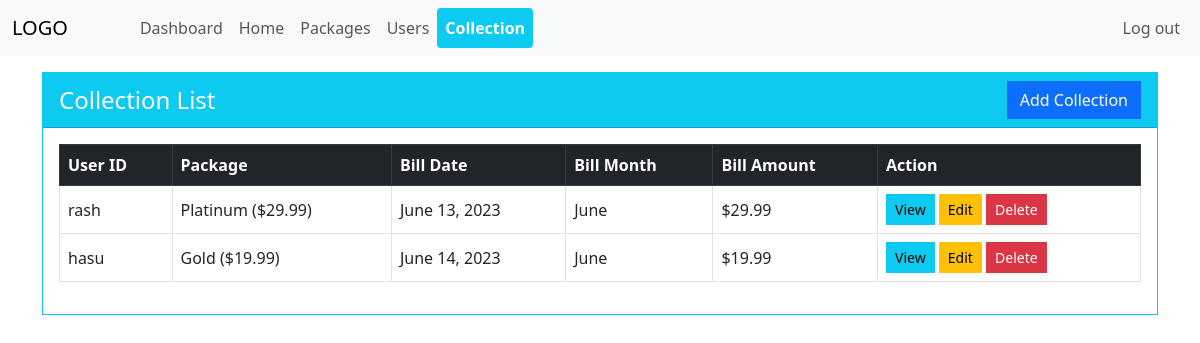
Before: /Collections (signed in) with the older database file.
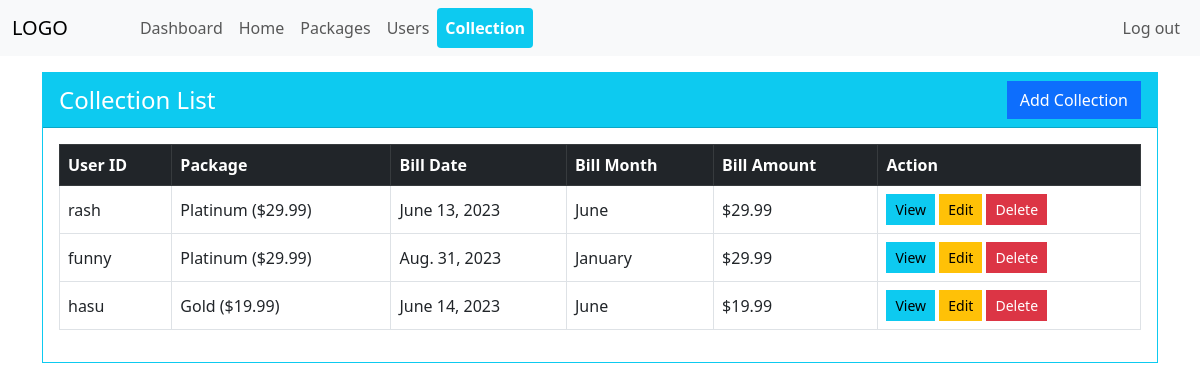
After: the same page with the newer database file.
### bill_coll/models.py (models this page shows, shortened)
class Collection(models.Model):
    user_id = models.ForeignKey(
        User, on_delete=models.SET_NULL, blank=True, null=True)
    package = models.ForeignKey(Package, on_delete=models.SET_NULL, null=True)
    billDate = models.DateField(blank=True, null=True)
    billMonth = models.ForeignKey(
        Month, on_delete=models.CASCADE, null=True, blank=True)
    amount = models.FloatField(default=0.0)

class Package(models.Model):
    name = models.CharField(max_length=50)
    numberofchannels = models.IntegerField(default=0)
    numberofHDchannels = models.IntegerField(default=0)
    price = models.FloatField(default=0.0)
    def __str__(self) -> str:
        return self.name + "  ($" + str(self.price) + ")"

class Month(models.Model):
    name = models.CharField(max_length=25)
    def __str__(self) -> str:
        return self.name

### bill_coll/decorators.py (the view)
        def wrapper_func(request, *args, **kwargs):
            group = None
            if request.user.groups.exists():
                group = request.user.groups.all()[0].name
            if group in allowed_roles:
                return view_func(request, *args, **kwargs)
            else:
                return HttpResponse('You are not authorized for this operation.')

### bill_coll/views.py (called while the page is built)
@allowed_user(allowed_roles=['admin'])
@login_required(login_url='/signin')
def Collections(request):
    group = None
    if request.user.groups.exists():
        group = request.user.groups.all()[0].name
    if (group == "admin"):
        isAdmin = request.user.groups.exists()
    user = request.user
    print("hello", user)
    print("user is", request.user.pk)
    collection_list = Collection.objects.order_by('package')
    package_list = Package.objects.order_by('name')
    dict = {'title': "Dashboard", 'collection_list': collection_list,
            'user': user, 'user_id': request.user.pk, 'isAdmin': isAdmin}
    return render(request, 'bill_coll/Collection.html', context=dict)

### templates/bill_coll/Collection.html
{% extends 'bill_coll/base.html' %} {% block body_block %}
<div class="container mt-3">
  <div class="row">
    <div class="col">
      <div class="card rounded-0 border-info">
        <div
          class="card-header d-flex align-items-center bg-info text-white rounded-0"
        >
          <h4>Collection List</h4>
          <a
            class="btn btn-primary rounded-0 ms-auto"
            href="{% url 'bill_coll:addcollection' %}"
            >Add Collection</a
          >
        </div>
        <div class="card-body">
          <table class="table table-bordered">
            <thead class="table-dark">
              <tr>
                <th scope="col">User ID</th>
                <th scope="col">Package</th>
                <th scope="col">Bill Date</th>
                <th scope="col">Bill Month</th>
                <th scope="col">Bill Amount</th>
                <th scope="col">Action</th>
              </tr>
            </thead>
            <tbody>
              {% for collection in collection_list %}
              <tr>
                <td>{{collection.user_id}}</td>
                <td>{{collection.package}}</td>
                <td>{{collection.billDate}}</td>
                <td>{{collection.billMonth}}</td>
                <td>${{collection.amount}}</td>
                <td>
                  <a
                    class="btn btn-sm rounded-0 btn-info"
                    href="{% url 'bill_coll:viewcollection' collection_id=collection.id %}"
                    >View</a
                  >
                  <a
                    class="btn btn-sm rounded-0 btn-warning"
                    href="{% url 'bill_coll:editcollection' collection_id=collection.id %}"
                    >Edit</a
                  >
                  <a
                    class="btn btn-sm rounded-0 btn-danger"
                    href="{% url 'bill_coll:deletecollection' collection_id=collection.id %}"
                    >Delete</a
                  >
                </td>
              </tr>
              {% endfor %}
            </tbody>
          </table>
        </div>
      </div>
    </div>
  </div>
</div>
{% endblock %}

Changed rows visible on the page:
added Collection: user_id "funny", package "Platinum ($29.99)", billDate "Aug. 31, 2023", billMonth "January", amount "29.99"
